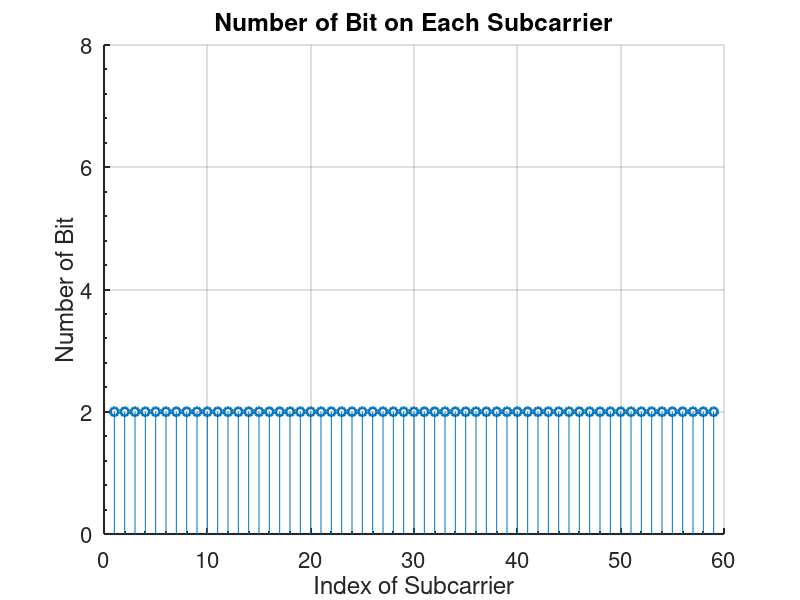
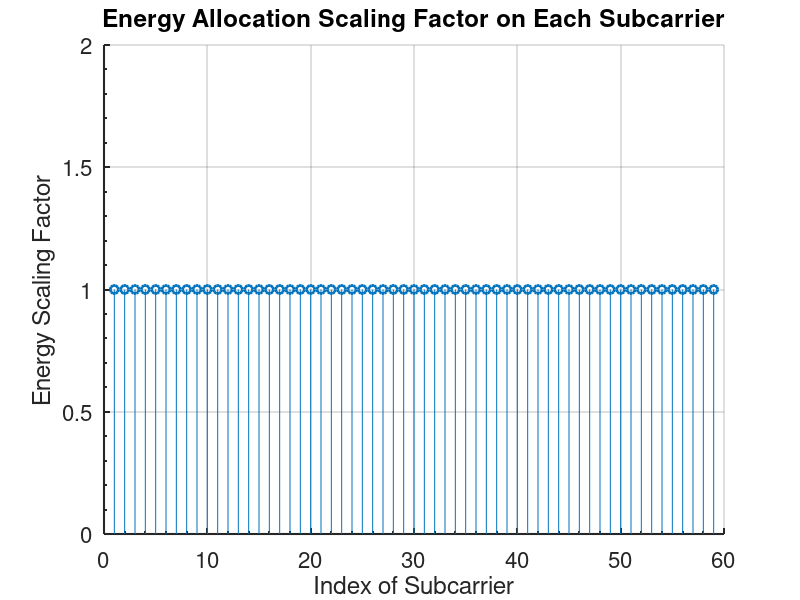

Here is the MATLAB script that generated these plots, in order:
clc;
clear all;
close all;
path = 'D:\OneDrive - HKUST Connect\Lab\OFDM_FPGA_VLC_Implementation\measurement\59subcarrier_measure\Rece\20Mbps_2bit_SNR_10LED_30cm\';
SubCarrierNum = 59;
BitOneEachSubcarrier = 2;
EnergyScalingFactor = 1;
figure(1)
scatter(1:SubCarrierNum,BitOneEachSubcarrier*ones(1,SubCarrierNum),'LineWidth',2);
xlim([0,60]);
ylim([0,8]);
for subcarrierindex = 1:SubCarrierNum
    line([subcarrierindex,subcarrierindex],[BitOneEachSubcarrier,0]);
end
%legend({'Bit Number on Each Subcarrier'},'Location','southeast','FontSize',10);
title('Number of Bit on Each Subcarrier');
xlabel('Index of Subcarrier');
ylabel('Number of Bit');
set(gca, 'fontsize', 16);
set(gca, 'XMinorTick', 'on');
set(gca, 'YMinorTick', 'on');
set(gca, 'XGrid', 'on');
set(gca, 'YGrid', 'on');
set(gca, 'LineWidth', 1.5);
saveas(1,fullfile(path,['Bit Number_3',num2str(BitOneEachSubcarrier),'bit']),'tif');

figure(2)
scatter(1:SubCarrierNum,EnergyScalingFactor*ones(1,SubCarrierNum),'LineWidth',2);
xlim([0,60]);
ylim([0,2]);
for subcarrierindex = 1:SubCarrierNum
    line([subcarrierindex,subcarrierindex],[EnergyScalingFactor,0]);
end
%legend({'Allocated Energy on Each Subcarrier'},'Location','southeast','FontSize',10);
title('Energy Allocation Scaling Factor on Each Subcarrier');
xlabel('Index of Subcarrier');
ylabel('Energy Scaling Factor');
set(gca, 'fontsize', 16);
set(gca, 'XMinorTick', 'on');
set(gca, 'YMinorTick', 'on');
set(gca, 'XGrid', 'on');
set(gca, 'YGrid', 'on');
set(gca, 'LineWidth', 1.5);
saveas(2,fullfile(path,['Energy Scaling Factor',num2str(EnergyScalingFactor),'factor']),'tif');